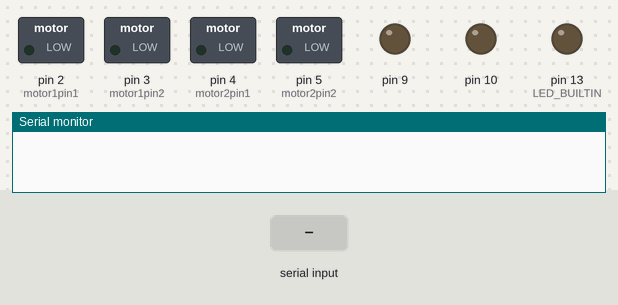
This sketch was run on a simulated Arduino Uno, built with avr-gcc and run on an emulated ATmega328P. On the bench: switched loads named in the sketch (green lamp = pin HIGH), output pins drawn as LEDs (lit = HIGH), the last lines printed to the serial monitor. The test bench sets the inputs (shaded band).

Above: at 1.2 s.
1.3 s: "W" received over the second serial link
At 2.3 s:
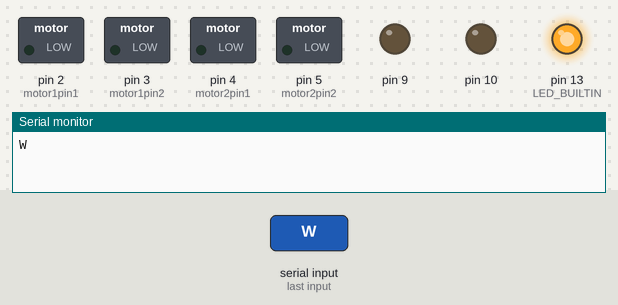
2.9 s: "S" received over the second serial link
At 3.5 s:
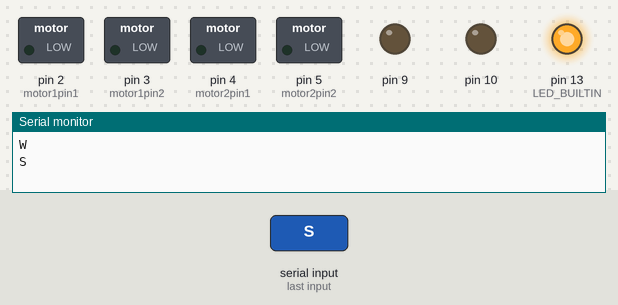
4.5 s: "A" received over the second serial link
At 5.8 s:
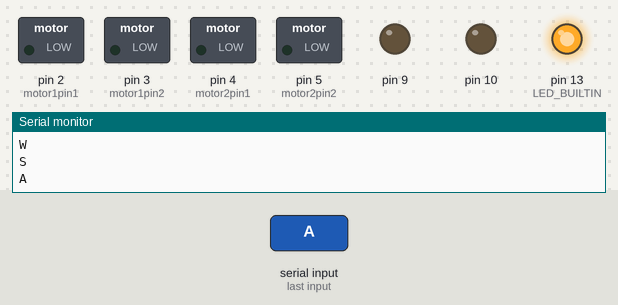
6.1 s: "D" received over the second serial link
At 7.2 s:
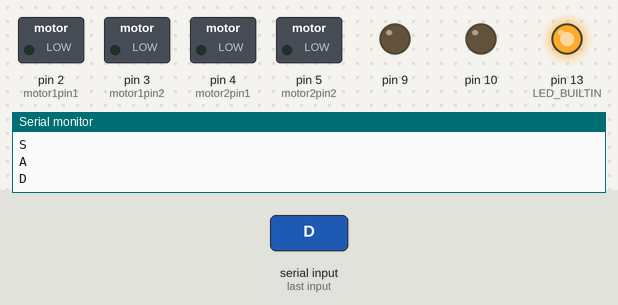
Timing chart, 0 to 8.7 s (numbered marks = the images above; inputs shaded):
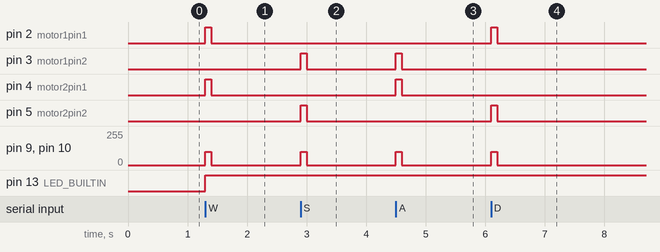

Measured:
- after the input at 1.3 s, pin 2 (motor1pin1), pin 4 (motor2pin1): LOW → HIGH at once, → LOW 0.10 s later; pin 9, pin 10: 0/255 → 100/255 at once, → 0/255 0.10 s later; pin 13 (LED_BUILTIN): LOW → HIGH at once
- after the input at 2.9 s, pin 3 (motor1pin2), pin 5 (motor2pin2): LOW → HIGH at once, → LOW 0.10 s later; pin 9, pin 10: 0/255 → 100/255 at once, → 0/255 0.10 s later
- after the input at 4.5 s, pin 3 (motor1pin2), pin 4 (motor2pin1): LOW → HIGH at once, → LOW 0.10 s later; pin 9, pin 10: 0/255 → 100/255 at once, → 0/255 0.10 s later
- after the input at 6.1 s, pin 2 (motor1pin1), pin 5 (motor2pin2): LOW → HIGH at once, → LOW 0.10 s later; pin 9, pin 10: 0/255 → 100/255 at once, → 0/255 0.10 s later

The sketch:

Bluetooth.ino
```cpp
#include <SoftwareSerial.h>
SoftwareSerial mySerial(12, 13); //Rx,Tx
char t;
int motor1pin1 = 2;
int motor1pin2 = 3;

int motor2pin1 = 4;
int motor2pin2 = 5;
void setup() {
  // put your setup code here, to run once:
  pinMode(motor1pin1, OUTPUT);
  pinMode(motor1pin2, OUTPUT);
  pinMode(motor2pin1, OUTPUT);
  pinMode(motor2pin2, OUTPUT);
  pinMode(LED_BUILTIN, OUTPUT);
  Serial.begin(9600);
  mySerial.begin(9600);

}

void loop() {
     if (mySerial.available()) {
       t = mySerial.read();
       Serial.println(t);
     }
    if( t == 'W'){
        analogWrite(9, 100);
        analogWrite(10, 100);
        digitalWrite(motor1pin1, HIGH);
        digitalWrite(motor1pin2, LOW);
        digitalWrite(motor2pin1, HIGH);
        digitalWrite(motor2pin2, LOW);
        digitalWrite(LED_BUILTIN, HIGH);
        delay(100);
        t = "";
        analogWrite(9, 0);
        digitalWrite(motor1pin1, LOW);
        digitalWrite(motor1pin2, LOW);
        analogWrite(10, 0);
        digitalWrite(motor2pin1, LOW);
        digitalWrite(motor2pin2, LOW);
    }
    if( t == 'S'){
        analogWrite(9, 100);
        analogWrite(10, 100);
        digitalWrite(motor1pin1, LOW);
        digitalWrite(motor1pin2, HIGH);
        digitalWrite(motor2pin1, LOW);
        digitalWrite(motor2pin2, HIGH);
        digitalWrite(LED_BUILTIN, HIGH);
        delay(100);
        t = "";
        analogWrite(9, 0);
        digitalWrite(motor1pin1, LOW);
        digitalWrite(motor1pin2, LOW);
        analogWrite(10, 0);
        digitalWrite(motor2pin1, LOW);
        digitalWrite(motor2pin2, LOW);
    }
    if( t == 'A'){
        analogWrite(9, 100);
        analogWrite(10, 100);
        digitalWrite(motor1pin1, LOW);
        digitalWrite(motor1pin2, HIGH);
        digitalWrite(motor2pin1, HIGH);
        digitalWrite(motor2pin2, LOW);
        delay(100);
        t = "";
        analogWrite(9, 0);
        digitalWrite(motor1pin1, LOW);
        digitalWrite(motor1pin2, LOW);
        analogWrite(10, 0);
        digitalWrite(motor2pin1, LOW);
        digitalWrite(motor2pin2, LOW);
    }
    if (t == 'D'){
      analogWrite(9, 100);
      analogWrite(10, 100);
      digitalWrite(motor1pin1, HIGH);
      digitalWrite(motor1pin2, LOW);
      digitalWrite(motor2pin1, LOW);
      digitalWrite(motor2pin2, HIGH);
      delay(100);
      t = "";
      analogWrite(9, 0);
      digitalWrite(motor1pin1, LOW);
      digitalWrite(motor1pin2, LOW);
      analogWrite(10, 0);
      digitalWrite(motor2pin1, LOW);
      digitalWrite(motor2pin2, LOW);
    }

}
```
